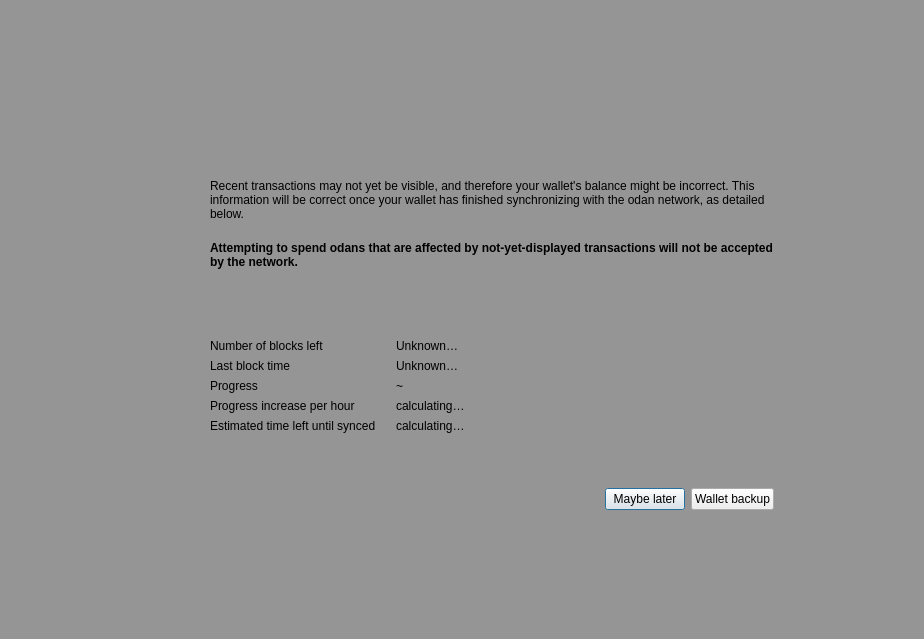
<?xml version="1.0" encoding="UTF-8"?>
<ui version="4.0">
 <class>ModalOverlay</class>
 <widget class="QWidget" name="ModalOverlay">
  <property name="geometry">
   <rect>
    <x>0</x>
    <y>0</y>
    <width>924</width>
    <height>639</height>
   </rect>
  </property>
  <property name="windowTitle">
   <string>Form</string>
  </property>
  <layout class="QVBoxLayout" name="verticalLayout" stretch="0">
   <property name="sizeConstraint">
    <enum>QLayout::SetDefaultConstraint</enum>
   </property>
   <property name="leftMargin">
    <number>0</number>
   </property>
   <property name="topMargin">
    <number>0</number>
   </property>
   <property name="rightMargin">
    <number>0</number>
   </property>
   <property name="bottomMargin">
    <number>0</number>
   </property>
   <item>
    <widget class="QWidget" name="bgWidget" native="true">
     <property name="styleSheet">
      <string notr="true">#bgWidget { background: rgba(0,0,0,96); }</string>
     </property>
     <layout class="QVBoxLayout" name="verticalLayoutMain" stretch="0">
      <property name="leftMargin">
       <number>120</number>
      </property>
      <property name="topMargin">
       <number>120</number>
      </property>
      <property name="rightMargin">
       <number>120</number>
      </property>
      <property name="bottomMargin">
       <number>120</number>
      </property>
      <item>
       <widget class="QWidget" name="contentWidget" native="true">
        <layout class="QVBoxLayout" name="verticalLayout_3" stretch="1,0">
         <property name="spacing">
          <number>0</number>
         </property>
         <property name="leftMargin">
          <number>0</number>
         </property>
         <property name="topMargin">
          <number>0</number>
         </property>
         <property name="rightMargin">
          <number>0</number>
         </property>
         <property name="bottomMargin">
          <number>0</number>
         </property>
         <item>
          <widget class="QStackedWidget" name="stackedWidget">
           <property name="currentIndex">
            <number>0</number>
           </property>
           <widget class="QWidget" name="page">
            <layout class="QVBoxLayout" name="verticalLayout_2">
             <property name="spacing">
              <number>0</number>
             </property>
             <property name="leftMargin">
              <number>30</number>
             </property>
             <property name="topMargin">
              <number>10</number>
             </property>
             <property name="rightMargin">
              <number>30</number>
             </property>
             <property name="bottomMargin">
              <number>10</number>
             </property>
             <item>
              <spacer name="verticalSpacer_3">
               <property name="orientation">
                <enum>Qt::Vertical</enum>
               </property>
               <property name="sizeType">
                <enum>QSizePolicy::Expanding</enum>
               </property>
               <property name="sizeHint" stdset="0">
                <size>
                 <width>20</width>
                 <height>40</height>
                </size>
               </property>
              </spacer>
             </item>
             <item>
              <layout class="QHBoxLayout" name="horizontalLayoutIconText" stretch="0,1">
               <property name="spacing">
                <number>20</number>
               </property>
               <property name="topMargin">
                <number>20</number>
               </property>
               <item>
                <layout class="QVBoxLayout" name="verticalLayoutIcon">
                 <item>
                  <widget class="QPushButton" name="warningIcon">
                   <property name="enabled">
                    <bool>false</bool>
                   </property>
                   <property name="text">
                    <string/>
                   </property>
                   <property name="iconSize">
                    <size>
                     <width>48</width>
                     <height>48</height>
                    </size>
                   </property>
                   <property name="flat">
                    <bool>true</bool>
                   </property>
                  </widget>
                 </item>
                 <item>
                  <spacer name="verticalSpacerWarningIcon">
                   <property name="orientation">
                    <enum>Qt::Vertical</enum>
                   </property>
                   <property name="sizeHint" stdset="0">
                    <size>
                     <width>20</width>
                     <height>40</height>
                    </size>
                   </property>
                  </spacer>
                 </item>
                </layout>
               </item>
               <item>
                <layout class="QVBoxLayout" name="verticalLayoutInfoText">
                 <property name="leftMargin">
                  <number>0</number>
                 </property>
                 <property name="topMargin">
                  <number>0</number>
                 </property>
                 <item>
                  <widget class="QLabel" name="infoText">
                   <property name="text">
                    <string>Recent transactions may not yet be visible, and therefore your wallet's balance might be incorrect. This information will be correct once your wallet has finished synchronizing with the odan network, as detailed below.</string>
                   </property>
                   <property name="textFormat">
                    <enum>Qt::RichText</enum>
                   </property>
                   <property name="wordWrap">
                    <bool>true</bool>
                   </property>
                  </widget>
                 </item>
                 <item>
                  <widget class="QLabel" name="infoTextStrong">
                   <property name="font">
                    <font>
                     <weight>75</weight>
                     <bold>true</bold>
                    </font>
                   </property>
                   <property name="text">
                    <string>Attempting to spend odans that are affected by not-yet-displayed transactions will not be accepted by the network.</string>
                   </property>
                   <property name="textFormat">
                    <enum>Qt::RichText</enum>
                   </property>
                   <property name="wordWrap">
                    <bool>true</bool>
                   </property>
                  </widget>
                 </item>
                 <item>
                  <spacer name="verticalSpacerInTextSpace">
                   <property name="orientation">
                    <enum>Qt::Vertical</enum>
                   </property>
                   <property name="sizeHint" stdset="0">
                    <size>
                     <width>20</width>
                     <height>40</height>
                    </size>
                   </property>
                  </spacer>
                 </item>
                 <item>
                  <layout class="QFormLayout" name="formLayout">
                   <property name="fieldGrowthPolicy">
                    <enum>QFormLayout::ExpandingFieldsGrow</enum>
                   </property>
                   <property name="horizontalSpacing">
                    <number>20</number>
                   </property>
                   <property name="verticalSpacing">
                    <number>6</number>
                   </property>
                   <property name="topMargin">
                    <number>10</number>
                   </property>
                   <item row="0" column="0">
                    <widget class="QLabel" name="labelNumberOfBlocksLeft">
                     <property name="font">
                      <font>
                       <weight>50</weight>
                       <bold>false</bold>
                      </font>
                     </property>
                     <property name="text">
                      <string>Number of blocks left</string>
                     </property>
                    </widget>
                   </item>
                   <item row="0" column="1">
                    <widget class="QLabel" name="numberOfBlocksLeft">
                     <property name="sizePolicy">
                      <sizepolicy hsizetype="Expanding" vsizetype="Preferred">
                       <horstretch>0</horstretch>
                       <verstretch>0</verstretch>
                      </sizepolicy>
                     </property>
                     <property name="text">
                      <string>Unknown…</string>
                     </property>
                    </widget>
                   </item>
                   <item row="1" column="0">
                    <widget class="QLabel" name="labelLastBlockTime">
                     <property name="font">
                      <font>
                       <weight>50</weight>
                       <bold>false</bold>
                      </font>
                     </property>
                     <property name="text">
                      <string>Last block time</string>
                     </property>
                    </widget>
                   </item>
                   <item row="1" column="1">
                    <widget class="QLabel" name="newestBlockDate">
                     <property name="sizePolicy">
                      <sizepolicy hsizetype="Expanding" vsizetype="Preferred">
                       <horstretch>0</horstretch>
                       <verstretch>0</verstretch>
                      </sizepolicy>
                     </property>
                     <property name="text">
                      <string>Unknown…</string>
                     </property>
                    </widget>
                   </item>
                   <item row="2" column="0">
                    <widget class="QLabel" name="labelSyncDone">
                     <property name="font">
                      <font>
                       <weight>50</weight>
                       <bold>false</bold>
                      </font>
                     </property>
                     <property name="text">
                      <string>Progress</string>
                     </property>
                    </widget>
                   </item>
                   <item row="2" column="1">
                    <layout class="QHBoxLayout" name="horizontalLayoutSync" stretch="0,1">
                     <property name="spacing">
                      <number>6</number>
                     </property>
                     <item>
                      <widget class="QLabel" name="percentageProgress">
                       <property name="text">
                        <string notr="true">~</string>
                       </property>
                      </widget>
                     </item>
                    </layout>
                   </item>
                   <item row="4" column="0">
                    <widget class="QLabel" name="labelProgressIncrease">
                     <property name="font">
                      <font>
                       <weight>50</weight>
                       <bold>false</bold>
                      </font>
                     </property>
                     <property name="text">
                      <string>Progress increase per hour</string>
                     </property>
                    </widget>
                   </item>
                   <item row="4" column="1">
                    <widget class="QLabel" name="progressIncreasePerH">
                     <property name="sizePolicy">
                      <sizepolicy hsizetype="Expanding" vsizetype="Preferred">
                       <horstretch>0</horstretch>
                       <verstretch>0</verstretch>
                      </sizepolicy>
                     </property>
                     <property name="text">
                      <string>calculating…</string>
                     </property>
                    </widget>
                   </item>
                   <item row="5" column="0">
                    <widget class="QLabel" name="labelEstimatedTimeLeft">
                     <property name="font">
                      <font>
                       <weight>50</weight>
                       <bold>false</bold>
                      </font>
                     </property>
                     <property name="text">
                      <string>Estimated time left until synced</string>
                     </property>
                    </widget>
                   </item>
                   <item row="5" column="1">
                    <widget class="QLabel" name="expectedTimeLeft">
                     <property name="sizePolicy">
                      <sizepolicy hsizetype="Expanding" vsizetype="Preferred">
                       <horstretch>0</horstretch>
                       <verstretch>0</verstretch>
                      </sizepolicy>
                     </property>
                     <property name="text">
                      <string>calculating…</string>
                     </property>
                    </widget>
                   </item>
                  </layout>
                 </item>
                </layout>
               </item>
              </layout>
             </item>
             <item>
              <spacer name="verticalSpacer_4">
               <property name="orientation">
                <enum>Qt::Vertical</enum>
               </property>
               <property name="sizeHint" stdset="0">
                <size>
                 <width>20</width>
                 <height>40</height>
                </size>
               </property>
              </spacer>
             </item>
            </layout>
           </widget>
           <widget class="QWidget" name="page_2">
            <layout class="QVBoxLayout" name="verticalLayout_4">
             <property name="spacing">
              <number>15</number>
             </property>
             <property name="leftMargin">
              <number>30</number>
             </property>
             <property name="topMargin">
              <number>0</number>
             </property>
             <property name="rightMargin">
              <number>30</number>
             </property>
             <property name="bottomMargin">
              <number>0</number>
             </property>
             <item>
              <spacer name="verticalSpacer_2">
               <property name="orientation">
                <enum>Qt::Vertical</enum>
               </property>
               <property name="sizeHint" stdset="0">
                <size>
                 <width>20</width>
                 <height>40</height>
                </size>
               </property>
              </spacer>
             </item>
             <item>
              <layout class="QGridLayout" name="gridLayout">
               <item row="0" column="1">
                <widget class="QLabel" name="labelNote">
                 <property name="layoutDirection">
                  <enum>Qt::LeftToRight</enum>
                 </property>
                 <property name="text">
                  <string>Wallet backup prompt</string>
                 </property>
                 <property name="alignment">
                  <set>Qt::AlignLeading|Qt::AlignLeft|Qt::AlignVCenter</set>
                 </property>
                </widget>
               </item>
               <item row="1" column="1">
                <widget class="QLabel" name="labelMessage">
                 <property name="text">
                  <string>Please backup your wallet as soon as possible.
Please make sure to keep an updated antivirus and operating system. We can not recover Your funds if you visit phishing site or lose your backup. Please make sure to keep backups of your private keys or files. We do not store your private keys on this wallet. And you as a user, are entirely responsible for your funds and your own security.</string>
                 </property>
                 <property name="alignment">
                  <set>Qt::AlignLeading|Qt::AlignLeft|Qt::AlignVCenter</set>
                 </property>
                 <property name="wordWrap">
                  <bool>true</bool>
                 </property>
                </widget>
               </item>
               <item row="0" column="0">
                <widget class="QPushButton" name="warningIconBackup">
                 <property name="enabled">
                  <bool>false</bool>
                 </property>
                 <property name="sizePolicy">
                  <sizepolicy hsizetype="Fixed" vsizetype="Fixed">
                   <horstretch>0</horstretch>
                   <verstretch>0</verstretch>
                  </sizepolicy>
                 </property>
                 <property name="minimumSize">
                  <size>
                   <width>30</width>
                   <height>30</height>
                  </size>
                 </property>
                 <property name="maximumSize">
                  <size>
                   <width>30</width>
                   <height>30</height>
                  </size>
                 </property>
                 <property name="text">
                  <string/>
                 </property>
                 <property name="iconSize">
                  <size>
                   <width>30</width>
                   <height>30</height>
                  </size>
                 </property>
                 <property name="flat">
                  <bool>true</bool>
                 </property>
                </widget>
               </item>
               <item row="1" column="0">
                <spacer name="horizontalSpacer_2">
                 <property name="orientation">
                  <enum>Qt::Horizontal</enum>
                 </property>
                 <property name="sizeType">
                  <enum>QSizePolicy::Fixed</enum>
                 </property>
                 <property name="sizeHint" stdset="0">
                  <size>
                   <width>30</width>
                   <height>20</height>
                  </size>
                 </property>
                </spacer>
               </item>
              </layout>
             </item>
             <item>
              <spacer name="verticalSpacer">
               <property name="orientation">
                <enum>Qt::Vertical</enum>
               </property>
               <property name="sizeType">
                <enum>QSizePolicy::Expanding</enum>
               </property>
               <property name="sizeHint" stdset="0">
                <size>
                 <width>20</width>
                 <height>40</height>
                </size>
               </property>
              </spacer>
             </item>
            </layout>
           </widget>
          </widget>
         </item>
         <item>
          <widget class="QWidget" name="buttonsContainerWhite" native="true">
           <layout class="QHBoxLayout" name="horizontalLayout">
            <property name="leftMargin">
             <number>30</number>
            </property>
            <property name="topMargin">
             <number>15</number>
            </property>
            <property name="rightMargin">
             <number>30</number>
            </property>
            <item>
             <spacer name="horizontalSpacer">
              <property name="orientation">
               <enum>Qt::Horizontal</enum>
              </property>
              <property name="sizeHint" stdset="0">
               <size>
                <width>40</width>
                <height>20</height>
               </size>
              </property>
             </spacer>
            </item>
            <item>
             <widget class="QPushButton" name="closeButton">
              <property name="focusPolicy">
               <enum>Qt::StrongFocus</enum>
              </property>
              <property name="text">
               <string>Maybe later</string>
              </property>
              <property name="shortcut">
               <string>Esc</string>
              </property>
              <property name="default">
               <bool>true</bool>
              </property>
             </widget>
            </item>
            <item>
             <widget class="QPushButton" name="walletBackupButton">
              <property name="text">
               <string>Wallet backup</string>
              </property>
             </widget>
            </item>
           </layout>
          </widget>
         </item>
        </layout>
       </widget>
      </item>
     </layout>
    </widget>
   </item>
  </layout>
 </widget>
 <resources/>
 <connections/>
</ui>
